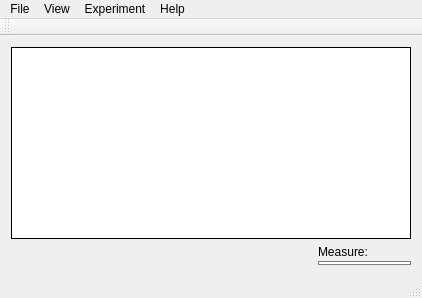
<?xml version="1.0" encoding="UTF-8"?>
<ui version="4.0">
 <class>MainWindow</class>
 <widget class="QMainWindow" name="MainWindow">
  <property name="geometry">
   <rect>
    <x>0</x>
    <y>0</y>
    <width>422</width>
    <height>298</height>
   </rect>
  </property>
  <property name="windowTitle">
   <string>qLab server</string>
  </property>
  <widget class="QWidget" name="centralWidget">
   <layout class="QVBoxLayout" name="verticalLayout">
    <item>
     <widget class="QPlainTextEdit" name="plainTextEdit">
      <property name="sizePolicy">
       <sizepolicy hsizetype="Expanding" vsizetype="Expanding">
        <horstretch>0</horstretch>
        <verstretch>2</verstretch>
       </sizepolicy>
      </property>
      <property name="frameShape">
       <enum>QFrame::Box</enum>
      </property>
      <property name="frameShadow">
       <enum>QFrame::Plain</enum>
      </property>
      <property name="undoRedoEnabled">
       <bool>false</bool>
      </property>
      <property name="lineWrapMode">
       <enum>QPlainTextEdit::NoWrap</enum>
      </property>
      <property name="readOnly">
       <bool>true</bool>
      </property>
      <property name="textInteractionFlags">
       <set>Qt::TextSelectableByKeyboard|Qt::TextSelectableByMouse</set>
      </property>
     </widget>
    </item>
    <item>
     <layout class="QHBoxLayout" name="horizontalLayout">
      <item>
       <spacer name="horizontalSpacer">
        <property name="orientation">
         <enum>Qt::Horizontal</enum>
        </property>
        <property name="sizeHint" stdset="0">
         <size>
          <width>40</width>
          <height>20</height>
         </size>
        </property>
       </spacer>
      </item>
      <item>
       <layout class="QVBoxLayout" name="measureVerticalLayout">
        <property name="spacing">
         <number>2</number>
        </property>
        <property name="sizeConstraint">
         <enum>QLayout::SetDefaultConstraint</enum>
        </property>
        <item>
         <widget class="QLabel" name="label">
          <property name="text">
           <string>Measure: </string>
          </property>
         </widget>
        </item>
        <item>
         <widget class="QProgressBar" name="measureIntervalProgressBar">
          <property name="sizePolicy">
           <sizepolicy hsizetype="Preferred" vsizetype="Ignored">
            <horstretch>0</horstretch>
            <verstretch>0</verstretch>
           </sizepolicy>
          </property>
          <property name="minimumSize">
           <size>
            <width>0</width>
            <height>4</height>
           </size>
          </property>
          <property name="maximumSize">
           <size>
            <width>16777215</width>
            <height>16</height>
           </size>
          </property>
          <property name="styleSheet">
           <string notr="true"> QProgressBar {
     border: 1px solid grey;
     border-radius: 0;
 }

 QProgressBar::chunk {
     background-color: rgb(15, 39, 255);
/*     width: 20px; */
 }</string>
          </property>
          <property name="maximum">
           <number>100</number>
          </property>
          <property name="value">
           <number>0</number>
          </property>
          <property name="textVisible">
           <bool>false</bool>
          </property>
         </widget>
        </item>
       </layout>
      </item>
     </layout>
    </item>
   </layout>
  </widget>
  <widget class="QMenuBar" name="menuBar">
   <property name="geometry">
    <rect>
     <x>0</x>
     <y>0</y>
     <width>422</width>
     <height>25</height>
    </rect>
   </property>
   <widget class="QMenu" name="menuFile">
    <property name="title">
     <string>File</string>
    </property>
    <addaction name="actionNew_experiment"/>
    <addaction name="actionSave"/>
    <addaction name="actionSave_as"/>
    <addaction name="separator"/>
    <addaction name="actionExit"/>
   </widget>
   <widget class="QMenu" name="menuHelp">
    <property name="title">
     <string>Help</string>
    </property>
    <addaction name="actionAbout_Qt"/>
   </widget>
   <widget class="QMenu" name="menuView">
    <property name="title">
     <string>View</string>
    </property>
    <addaction name="actionFullscreen"/>
    <addaction name="actionData"/>
   </widget>
   <widget class="QMenu" name="menuControl">
    <property name="title">
     <string>Experiment</string>
    </property>
    <addaction name="actionStartMeasure"/>
    <addaction name="actionMeasuring_interval"/>
    <addaction name="actionControls"/>
   </widget>
   <addaction name="menuFile"/>
   <addaction name="menuView"/>
   <addaction name="menuControl"/>
   <addaction name="menuHelp"/>
  </widget>
  <widget class="QToolBar" name="mainToolBar">
   <attribute name="toolBarArea">
    <enum>TopToolBarArea</enum>
   </attribute>
   <attribute name="toolBarBreak">
    <bool>false</bool>
   </attribute>
  </widget>
  <widget class="QStatusBar" name="statusBar"/>
  <action name="actionExit">
   <property name="text">
    <string>Exit</string>
   </property>
   <property name="shortcut">
    <string>Alt+X</string>
   </property>
  </action>
  <action name="actionAbout_Qt">
   <property name="text">
    <string>About Qt</string>
   </property>
  </action>
  <action name="actionFullscreen">
   <property name="checkable">
    <bool>true</bool>
   </property>
   <property name="text">
    <string>Fullscreen</string>
   </property>
   <property name="shortcut">
    <string>F</string>
   </property>
  </action>
  <action name="actionNew_experiment">
   <property name="text">
    <string>New experiment</string>
   </property>
   <property name="shortcut">
    <string>Ctrl+N</string>
   </property>
  </action>
  <action name="actionSave_as">
   <property name="text">
    <string>Save as</string>
   </property>
  </action>
  <action name="actionSave">
   <property name="text">
    <string>Save</string>
   </property>
   <property name="shortcut">
    <string>Ctrl+S</string>
   </property>
  </action>
  <action name="actionStartMeasure">
   <property name="checkable">
    <bool>true</bool>
   </property>
   <property name="text">
    <string>Start/Pause</string>
   </property>
   <property name="shortcut">
    <string>Space</string>
   </property>
  </action>
  <action name="actionMeasuring_interval">
   <property name="text">
    <string>Measuring interval</string>
   </property>
   <property name="toolTip">
    <string>Change measuring interval</string>
   </property>
  </action>
  <action name="actionControls">
   <property name="text">
    <string>Controls</string>
   </property>
  </action>
  <action name="actionData">
   <property name="text">
    <string>Data</string>
   </property>
  </action>
 </widget>
 <layoutdefault spacing="6" margin="11"/>
 <resources/>
 <connections/>
</ui>
